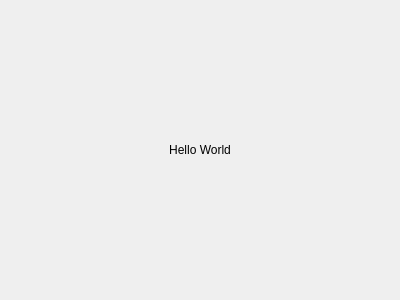
<?xml version="1.0" encoding="UTF-8"?>
<ui version="4.0">
 <class>Form</class>
 <widget class="QWidget" name="Form">
  <property name="geometry">
   <rect>
    <x>0</x>
    <y>0</y>
    <width>400</width>
    <height>300</height>
   </rect>
  </property>
  <property name="windowTitle">
   <string>Form</string>
  </property>
  <layout class="QVBoxLayout" name="verticalLayout">
   <item>
    <widget class="QLabel" name="label">
     <property name="text">
      <string>Hello World</string>
     </property>
     <property name="alignment">
      <set>Qt::AlignCenter</set>
     </property>
    </widget>
   </item>
  </layout>
 </widget>
 <resources/>
 <connections/>
</ui>
